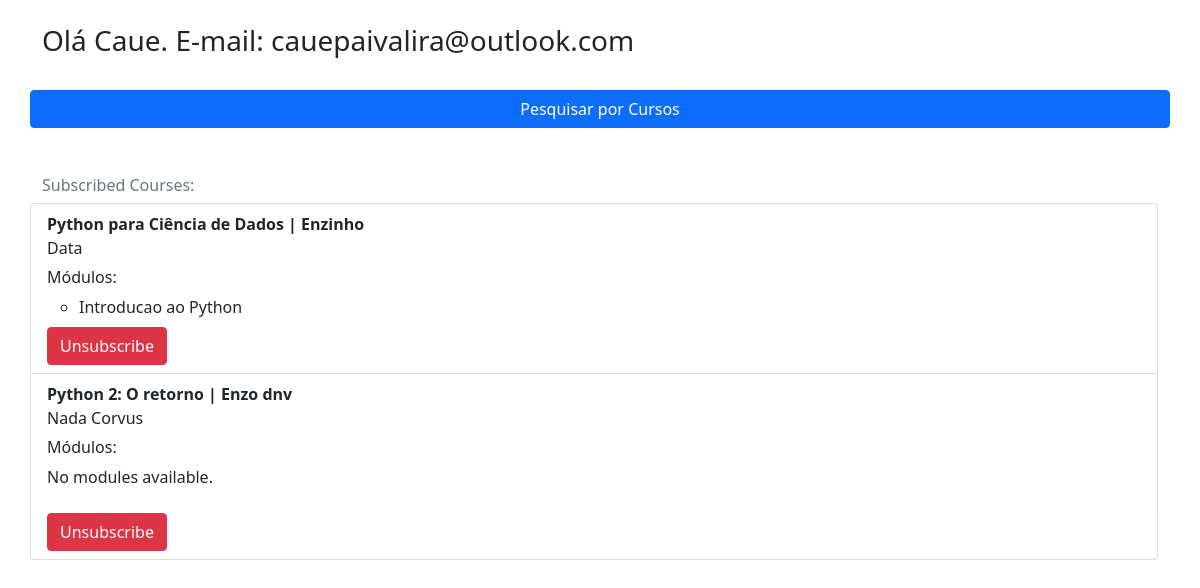
Screenshot of /dashboard/ (signed in) with the database file from the repository.
### site_cursos_app/models.py (models this page shows)
class Usuario(models.Model): #classe abstrata
   nome = models.CharField(max_length=50)
   email = models.CharField(max_length=50)
   senha = models.CharField(max_length=20)
   ativo = models.BooleanField(default=True)
   ListaCursosInscritos = models.JSONField(blank=True, default=list) #lista de cursos guardado como JSON
   class Meta: #fala pro django que a classe é abstrata
      abstract = True #o Django pede que vc faça isso eu acho

class Aluno(Usuario):
   pass

class Curso(models.Model):
    nome = models.CharField(max_length=50)
    descricao = models.CharField(max_length=100)
    professor = models.CharField(max_length=50)

class Modulo(models.Model):
   nome = models.CharField(max_length=50)
   curso = models.ForeignKey(Curso, on_delete=models.CASCADE, related_name="modulos")
   """
   não vamos colocar os atibutos de lista video aulas
   e lista textos nessa classe pois a implementação do projeto não inclui as aulas e textos
   de cada módulo, apenas mostrar o curso e o nome de seus módulos na dashboard
   """

### site_cursos_app/views.py (the view, shortened to what this page needs)
# urls.py: path("dashboard/",views.dashboard,name="dashboard"),
def dashboard(request):
   servico = ServicoAluno()
   id_usuario = request.session.get("user_id")
   nome_usuario = request.session.get("user_name")
   email_usuario = request.session.get("user_email")
   if id_usuario is None:
      print("-- Usuario Não autenticado --")
      raise RuntimeError("Usuario Não autenticado")
   cursos = servico.CursosDoUsuario(int(id_usuario))
   return render(request,"dashboard.html",{
       "username": nome_usuario,
       "user_email": email_usuario,
       "courses": cursos
   })

### site_cursos_app/serviceclasses/ServicoCurso.py (called while the page is built)
   def GetCursos(self,ids_curso:list[int])->list[Curso]:
      return list(Curso.objects.filter(id__in=ids_curso))

### site_cursos_app/serviceclasses/ServicoUsuario.py (called while the page is built)
   def __CursosDoUsuarioIDs(self,id_usuario:int)->list[int]:
      try:
         aluno = Aluno.objects.get(id=id_usuario) #query no aluno do id
         lista_cursos:list = aluno.ListaCursosInscritos #pega lista de cursos e dá append
         return lista_cursos #retorna true de qualquer jeito, pq no final ele vai estar inscrito no curso certo
      except Aluno.DoesNotExist:
        return False

   def CursosDoUsuario(self,id_usuario:int)->list[Curso]:
      return self.__servico_curso.GetCursos(
         self.__CursosDoUsuarioIDs(id_usuario)
      )

### site_cursos_app/templates/dashboard.html (shortened to what this page needs)
{% extends "base.html" %}
{% block content %}
  <div class="container">
    <div class="row my-4">
      <h3>Olá {{ username }}. E-mail: {{ user_email }}</h3>
    </div>
    <div class="row my-3">
        <a href="{% url 'busca' %}" class="btn btn-primary">Pesquisar por Cursos</a>
    </div>
    <div class="row mt-5">
      <h6 class="text-muted">Subscribed Courses:</h6>
      {% if courses %}
        <ul class="list-group">
          {% for course in courses %}
            <li class="list-group-item">
              <strong>{{ course.nome }} | {{ course.professor }}</strong>
              <br>
              {{ course.descricao }}
              <h6 class="mt-2">Módulos:</h6>
              {% if course.modulos.all %}
                <ul>
                  {% for module in course.modulos.all %}
                    <li>{{ module.nome }}</li>
                  {% endfor %}
                </ul>
              {% else %}
                <p>No modules available.</p>
              {% endif %}
              <form method="POST">
                <button type="submit" class="btn btn-danger mt-2">Unsubscribe</button>
              </form>
            </li>
          {% endfor %}
        </ul>
      {% else %}
        <p>You are not subscribed to any courses.</p>
      {% endif %}
    </div>
  </div>
{% endblock %}

### site_cursos_app/templates/base.html (shortened to what this page needs)
<!DOCTYPE html>
<html lang="en-us">
<head>
    <link href="https://cdn.jsdelivr.net/npm/bootstrap@5.0.0-beta2/dist/css/bootstrap.min.css" rel="stylesheet">
    <link rel="stylesheet" href="//code.jquery.com/ui/1.12.1/themes/base/jquery-ui.css">
    {% load static %}
</head>
<body>
    {% block content %}
    {% endblock %}
</body>
</html>

### rows the page displays
Aluno: nome "Caue", email "cauepaivalira@outlook.com"
Curso: nome "Python para Ciência de Dados", professor "Enzinho", descricao "Data"
Modulo: nome "Introducao ao Python"
Curso: nome "Python 2: O retorno", professor "Enzo dnv", descricao "Nada Corvus", shows "No modules available."
